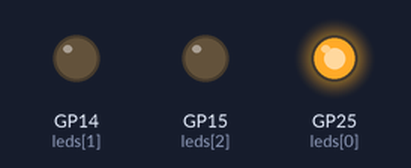
Simulated run of this program. Board: Raspberry Pi Pico running MicroPython. On the bench: output pins drawn as LEDs (lit = HIGH).

Above: at 0.5 s.
At 2.5 s:
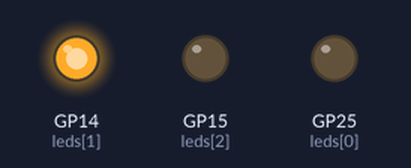
At 4.5 s:
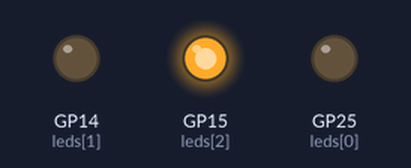
At 5.5 s:
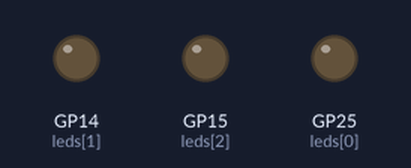
Timing chart, 0 to 7.8 s (numbered marks = the images above):
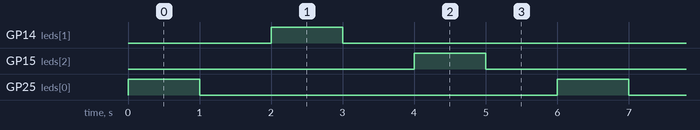

Measured:
- by itself, GP14 (leds[1]), GP15 (leds[2]), GP25 (leds[0]): alternates HIGH for 1.0 s and LOW for 5.0 s
- by itself, everything shown: repeats every 6.0 s, in 6 steps

The program:

three_leds_ctrl_optimized.py
```python
from machine import Pin
from time import sleep

ledPins = ['LED', 14, 15]                     # Define your pins properly
leds = [Pin(pin, Pin.OUT) for pin in ledPins] # Create a list to store Pin objects

def ledToggle():
    for led in leds:
        led.toggle()
        sleep(1)
        led.toggle()
        sleep(1)

while True:
    ledToggle()
```
